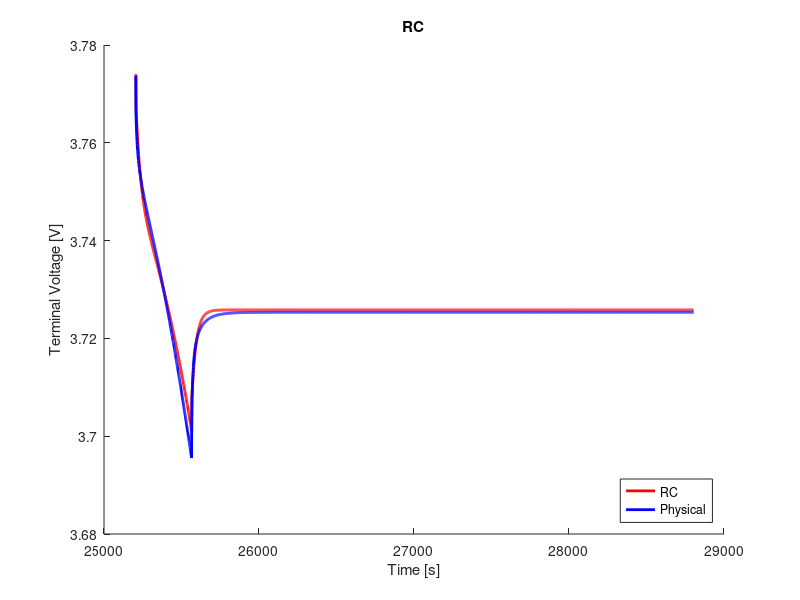

The MATLAB script that drew this image:
clear;
clc;
close all;

%% load data
load('ocv_final.mat');
time_ocv = time;
load('pulse_1_c_7.mat');
load('rc1_cf_params.mat');

%% voltage limitations
v_max = 4.4;                                    % cut-over voltage
v_min = 3.0;                                    % cut-off voltage

%% resample ocv and soc
t1 = time_ocv(1);
t2 = time_ocv(end);
dt = 1;                                         % sample time
t = (t1:dt:t2) - t1;

ocv = interp1(time_ocv, ocv, t1:dt:t2);
soc = interp1(time_ocv, soc, t1:dt:t2);

s = length(time);

%% variables
Q = 16.8;
eta = 1.0;                                  % coulombic efficiency

n = 1;                                      % number of rc links
i_r = zeros(n, 1);
v_c = zeros(n, 1);
flag = 1;

%% compute soc
ind_init = interp1(soc, 1:length(soc), 0.3241, 'nearest');
v_t(1) = ocv(ind_init);
z0 = soc(ind_init);
z = z0 - dt/(Q*3600)*eta*cumsum(I(1:end));

% manual fit
p = 8;
r0 = r0_cf(p);
r1 = r1_cf(p);
% r2 = r2_cf(p);
% r3 = r3_cf(p);
c1 = c1_cf(p);
% c2 = c2_cf(p);
% c3 = c3_cf(p);

r = [r1];
c = [c1];

%% compute terminal voltage
for j = 1:n
    f(j) = exp(-dt/(r(j)*c(j)));
end
for k = 1:s-1
    if flag == 1
        i_r(:, k+1) = diag(f)*i_r(:, k) + (1-f')*I(k);
        v_c(:, k) = i_r(:, k).*r;
        ind = interp1(soc, 1:length(soc), z(k), 'nearest');
        v_t(k+1) = ocv(ind) - sum(v_c(:, k)) - I(k).*r0;
        if v_t(k) < v_min
            fprintf('Reached lower voltage limit.');
            flag = 0;
        end
        if v_t(k) > v_max
            fprintf('Reached upper voltage limit.');
            flag = 0;
        end 
    end
end

%% compute rms error
v_t = reshape(v_t, size(V_batt_time));
rmse = 1000*sqrt(mean((V_batt_time - v_t).^2))     % [mV]

%% plot
figure(1);
hold on;
plot(time, v_t, 'r', 'LineWidth', 2)
hold on;
plot(time, V_batt_time, 'b', 'LineWidth', 2)
xlabel('Time [s]')
ylabel('Terminal Voltage [V]')
title('RC')
legend('RC', 'Physical', 'location', 'southeast')
